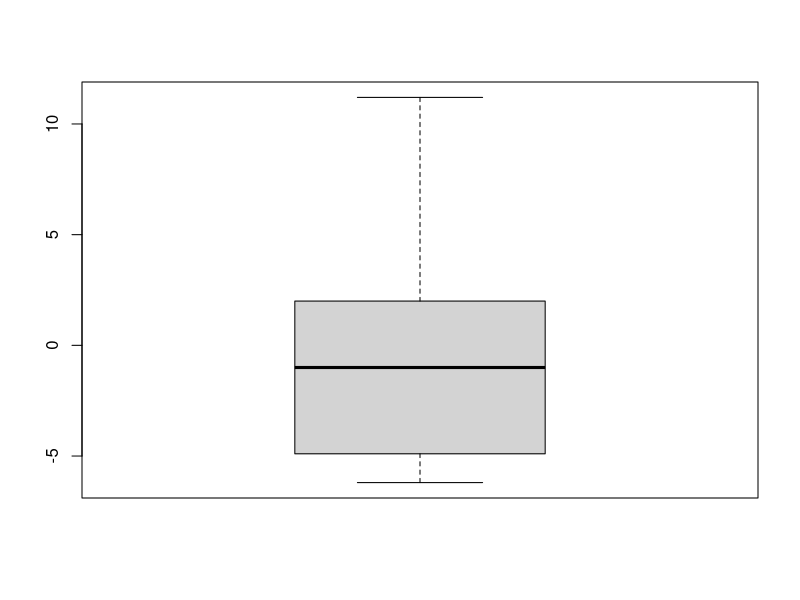
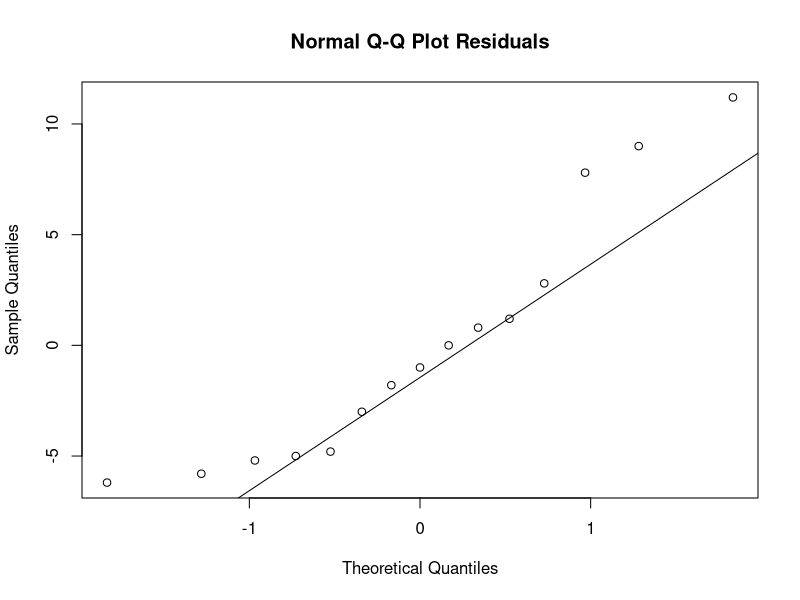

These figures' R source, in order: (Note: this script raises an error after producing the figures.)
#data
y.1 <- c(3, 17, 12, 10, 4)
y.2 <- c(19, 10, 9, 7, 5)
y.3 <- c(25, 15, 12, 9, 8)
y <- c(y.1, y.2, y.3)

#means
mean.1 <- mean(y.1)
mean.2 <- mean(y.2)
mean.3 <- mean(y.3)

#errors
errors.1 <- y.1 - mean.1
errors.2 <- y.2 - mean.2
errors.3 <- y.3 - mean.3
errors <- c(errors.1, errors.2, errors.3)

#normality check
boxplot(errors)
qqnorm(errors, main = "Normal Q-Q Plot Residuals")
qqline(errors)

#levene test for variances
soy.1 <- rep(1, length(errors.1))
soy.2 <- rep(2, length(errors.2))
soy.3 <- rep(3, length(errors.3))
soy <- c(soy.1, soy.2, soy.3)
lev.result <- levene.test(y, soy)
print(lev.result)

print(shapiro.test(errors))
